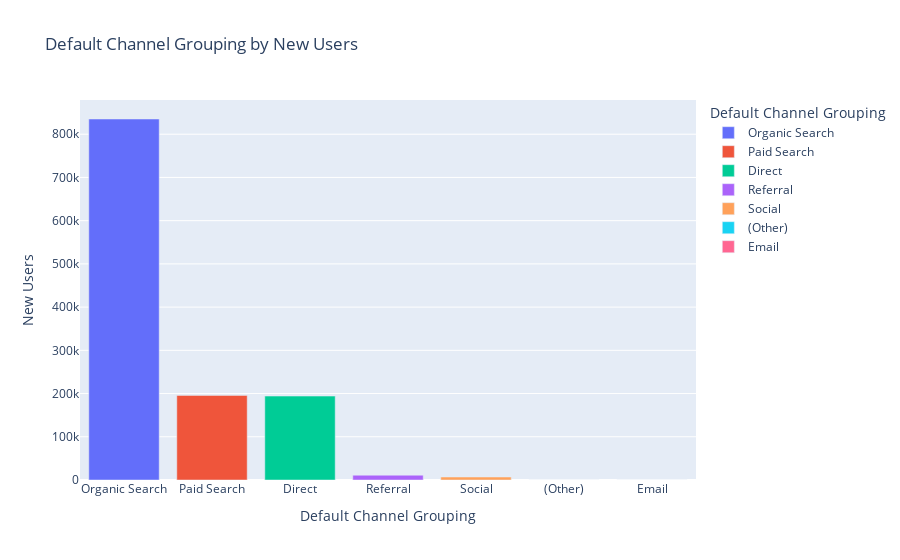

The cell this chart's notebook holds for it:
### Markdown cell above
The graph below also shows that the **Organic Search** has been that channel that a lot of new users have utilised to view the site and the **email** channel is not being used enough.

### Code cell
gadr_acquisition = gadr_acquisition.sort_values(by='New Users', ascending=False)

# Create a bar chart
fig = px.bar(gadr_acquisition, x="Default Channel Grouping", y="New Users", color="Default Channel Grouping", title="Default Channel Grouping by New Users",)

# Show the chart
fig.show()

### Figure 1 — Plotly figure (JSON) as saved in the notebook; plotly's stock layout.template omitted (floating-point values rounded to 4 significant figures)
{"data": [{"alignmentgroup": "True", "hovertemplate": "Default Channel Grouping=%{x}<br>New Users=%{y}<extra></extra>", "legendgroup": "Organic Search", "marker": {"color": "#636efa", "pattern": {"shape": ""}}, "name": "Organic Search", "offsetgroup": "Organic Search", "orientation": "v", "showlegend": true, "textposition": "auto", "type": "bar", "x": ["Organic Search"], "xaxis": "x", "y": [835236], "yaxis": "y"}, {"alignmentgroup": "True", "hovertemplate": "Default Channel Grouping=%{x}<br>New Users=%{y}<extra></extra>", "legendgroup": "Paid Search", "marker": {"color": "#EF553B", "pattern": {"shape": ""}}, "name": "Paid Search", "offsetgroup": "Paid Search", "orientation": "v", "showlegend": true, "textposition": "auto", "type": "bar", "x": ["Paid Search"], "xaxis": "x", "y": [195714], "yaxis": "y"}, {"alignmentgroup": "True", "hovertemplate": "Default Channel Grouping=%{x}<br>New Users=%{y}<extra></extra>", "legendgroup": "Direct", "marker": {"color": "#00cc96", "pattern": {"shape": ""}}, "name": "Direct", "offsetgroup": "Direct", "orientation": "v", "showlegend": true, "textposition": "auto", "type": "bar", "x": ["Direct"], "xaxis": "x", "y": [194134], "yaxis": "y"}, {"alignmentgroup": "True", "hovertemplate": "Default Channel Grouping=%{x}<br>New Users=%{y}<extra></extra>", "legendgroup": "Referral", "marker": {"color": "#ab63fa", "pattern": {"shape": ""}}, "name": "Referral", "offsetgroup": "Referral", "orientation": "v", "showlegend": true, "textposition": "auto", "type": "bar", "x": ["Referral"], "xaxis": "x", "y": [11125], "yaxis": "y"}, {"alignmentgroup": "True", "hovertemplate": "Default Channel Grouping=%{x}<br>New Users=%{y}<extra></extra>", "legendgroup": "Social", "marker": {"color": "#FFA15A", "pattern": {"shape": ""}}, "name": "Social", "offsetgroup": "Social", "orientation": "v", "showlegend": true, "textposition": "auto", "type": "bar", "x": ["Social"], "xaxis": "x", "y": [6875], "yaxis": "y"}, {"alignmentgroup": "True", "hovertemplate": "Default Channel Grouping=%{x}<br>New Users=%{y}<extra></extra>", "legendgroup": "(Other)", "marker": {"color": "#19d3f3", "pattern": {"shape": ""}}, "name": "(Other)", "offsetgroup": "(Other)", "orientation": "v", "showlegend": true, "textposition": "auto", "type": "bar", "x": ["(Other)"], "xaxis": "x", "y": [2], "yaxis": "y"}, {"alignmentgroup": "True", "hovertemplate": "Default Channel Grouping=%{x}<br>New Users=%{y}<extra></extra>", "legendgroup": "Email", "marker": {"color": "#FF6692", "pattern": {"shape": ""}}, "name": "Email", "offsetgroup": "Email", "orientation": "v", "showlegend": true, "textposition": "auto", "type": "bar", "x": ["Email"], "xaxis": "x", "y": [1], "yaxis": "y"}], "layout": {"barmode": "relative", "legend": {"title": {"text": "Default Channel Grouping"}, "tracegroupgap": 0}, "title": {"text": "Default Channel Grouping by New Users"}, "xaxis": {"anchor": "y", "categoryarray": ["Organic Search", "Paid Search", "Direct", "Referral", "Social", "(Other)", "Email"], "categoryorder": "array", "domain": [0, 1], "title": {"text": "Default Channel Grouping"}}, "yaxis": {"anchor": "x", "domain": [0, 1], "title": {"text": "New Users"}}}}
